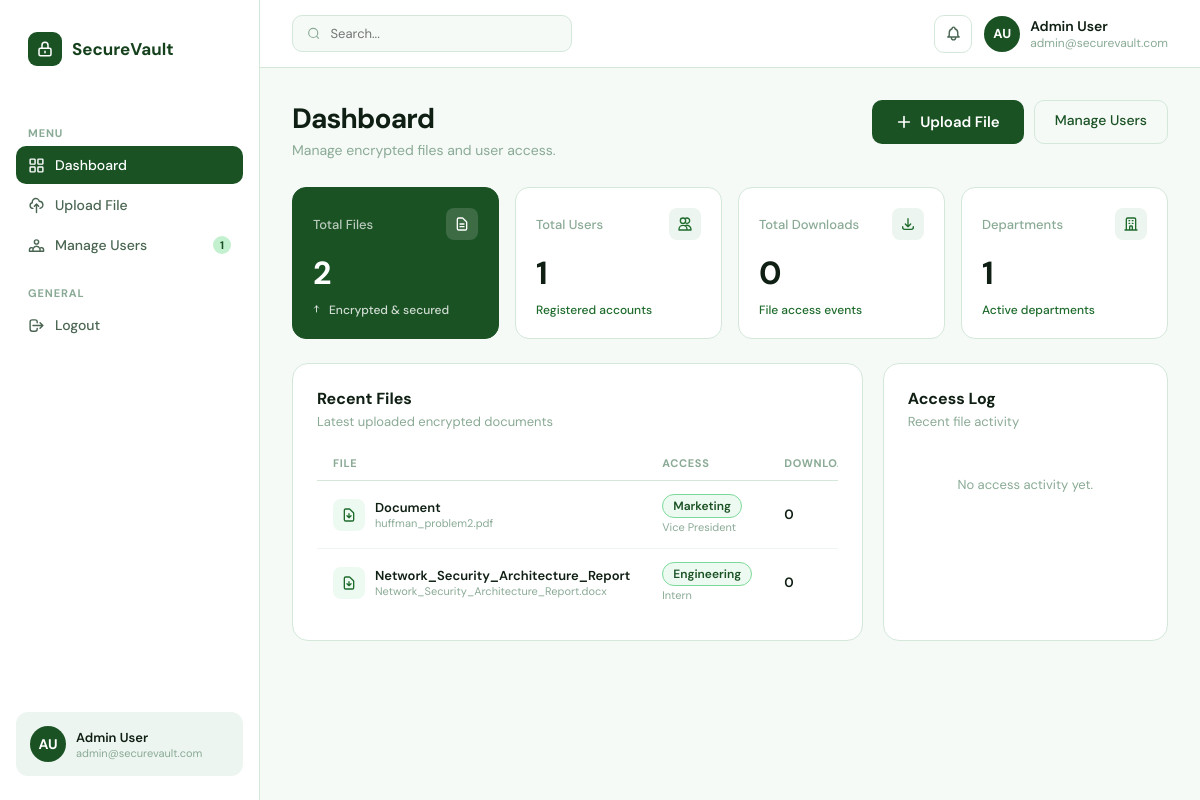
The app's page /admin-dashboard/ (signed in) with its own data.
### core/models.py (models this page shows, shortened)
class User(AbstractBaseUser, PermissionsMixin):
    email = models.EmailField(unique=True)
    first_name = models.CharField(max_length=100)
    last_name = models.CharField(max_length=100)
    department = models.CharField(max_length=50, choices=DEPARTMENT_CHOICES, blank=True)
    role = models.CharField(max_length=50, choices=ROLE_CHOICES, blank=True)
    is_active = models.BooleanField(default=True)
    is_staff = models.BooleanField(default=False)
    is_admin = models.BooleanField(default=False)
    date_joined = models.DateTimeField(auto_now_add=True)
    objects = UserManager()
    USERNAME_FIELD = 'email'
    REQUIRED_FIELDS = ['first_name', 'last_name']
    def get_full_name(self):
        return f"{self.first_name} {self.last_name}"

class EncryptedFile(models.Model):
    title = models.CharField(max_length=255)
    description = models.TextField(blank=True)
    original_filename = models.CharField(max_length=255)
    encrypted_file = models.FileField(upload_to='encrypted_files/')
    encryption_key = models.BinaryField()  # stored encrypted key
    allowed_department = models.CharField(max_length=50, choices=DEPARTMENT_CHOICES)
    allowed_role = models.CharField(max_length=50, choices=ROLE_CHOICES)
    uploaded_by = models.ForeignKey(User, on_delete=models.CASCADE, related_name='uploaded_files')
    uploaded_at = models.DateTimeField(auto_now_add=True)
    file_size = models.BigIntegerField(default=0)
    download_count = models.IntegerField(default=0)
    class Meta:
        ordering = ['-uploaded_at']

### core/views.py (the view)
# urls.py: path('admin-dashboard/', views.admin_dashboard, name='admin_dashboard'),
@login_required
def admin_dashboard(request):
    if not request.user.is_admin:
        return redirect('dashboard')
    total_files = EncryptedFile.objects.count()
    total_users = User.objects.filter(is_admin=False).count()
    total_downloads = FileAccessLog.objects.filter(action='download').count()
    recent_files = EncryptedFile.objects.all()[:8]
    recent_logs = FileAccessLog.objects.select_related('file', 'user').all()[:10]
    dept_stats = User.objects.filter(is_admin=False).values('department').annotate(count=Count('id'))
    return render(request, 'core/admin_dashboard.html', {
        'total_files': total_files,
        'total_users': total_users,
        'total_downloads': total_downloads,
        'recent_files': recent_files,
        'recent_logs': recent_logs,
        'dept_stats': dept_stats,
    })

### core/templates/core/admin_dashboard.html (shortened to what this page needs)
{% extends 'core/base_dashboard.html' %}
{% block sidebar_nav %}
<a href="{% url 'admin_dashboard' %}" class="nav-item active">
  <svg viewBox="0 0 24 24"><rect x="3" y="3" width="7" height="7" rx="1"/><rect x="14" y="3" width="7" height="7" rx="1"/><rect x="3" y="14" width="7" height="7" rx="1"/><rect x="14" y="14" width="7" height="7" rx="1"/></svg>
  Dashboard
</a>
<a href="{% url 'upload_file' %}" class="nav-item">
  <svg viewBox="0 0 24 24"><path stroke-linecap="round" stroke-linejoin="round" d="M7 16a4 4 0 01-.88-7.903A5 5 0 1115.9 6L16 6a5 5 0 011 9.9M15 13l-3-3m0 0l-3 3m3-3v12"/></svg>
  Upload File
</a>
<a href="{% url 'manage_users' %}" class="nav-item">
  <svg viewBox="0 0 24 24"><path stroke-linecap="round" stroke-linejoin="round" d="M17 20h5v-2a3 3 0 00-5.356-1.857M17 20H7m10 0v-2c0-.656-.126-1.283-.356-1.857M7 20H2v-2a3 3 0 015.356-1.857M7 20v-2c0-.656.126-1.283.356-1.857m0 0a5.002 5.002 0 019.288 0M15 7a3 3 0 11-6 0 3 3 0 016 0z"/></svg>
  Manage Users
  {% if total_users %}<span class="nav-badge">{{ total_users }}</span>{% endif %}
</a>
{% endblock %}
{% block dashboard_content %}
<div class="page-header">
  <div>
    <div class="page-title">Dashboard</div>
    <div class="page-subtitle">Manage encrypted files and user access.</div>
  </div>
  <div style="display:flex;gap:10px;">
    <a href="{% url 'upload_file' %}" class="btn-primary">
      <svg width="16" height="16" fill="none" viewBox="0 0 24 24" stroke="currentColor" stroke-width="2.5"><path stroke-linecap="round" stroke-linejoin="round" d="M12 4v16m8-8H4"/></svg>
      Upload File
    </a>
    <a href="{% url 'manage_users' %}" class="btn-outline">Manage Users</a>
  </div>
</div>
<div class="stats-grid">
  <div class="stat-card accent-card">
    <div class="stat-card-header">
      <div class="stat-card-label">Total Files</div>
      <div class="stat-icon" style="background:rgba(255,255,255,0.15);">
        <svg viewBox="0 0 24 24" style="stroke:white;"><path stroke-linecap="round" stroke-linejoin="round" d="M9 12h6m-6 4h6m2 5H7a2 2 0 01-2-2V5a2 2 0 012-2h5.586a1 1 0 01.707.293l5.414 5.414a1 1 0 01.293.707V19a2 2 0 01-2 2z"/></svg>
      </div>
    </div>
    <div class="stat-card-value">{{ total_files }}</div>
    <div class="stat-link">
      <svg width="12" height="12" fill="none" viewBox="0 0 24 24" stroke="currentColor" stroke-width="2"><path stroke-linecap="round" stroke-linejoin="round" d="M7 16V4m0 0L3 8m4-4l4 4"/></svg>
      Encrypted &amp; secured
    </div>
  </div>
  <div class="stat-card">
    <div class="stat-card-header">
      <div class="stat-card-label">Total Users</div>
      <div class="stat-icon">
        <svg viewBox="0 0 24 24"><path stroke-linecap="round" stroke-linejoin="round" d="M12 4.354a4 4 0 110 5.292M15 21H3v-1a6 6 0 0112 0v1zm0 0h6v-1a6 6 0 00-9-5.197M13 7a4 4 0 11-8 0 4 4 0 018 0z"/></svg>
      </div>
    </div>
    <div class="stat-card-value">{{ total_users }}</div>
    <div class="stat-link">Registered accounts</div>
  </div>
  <div class="stat-card">
    <div class="stat-card-header">
      <div class="stat-card-label">Total Downloads</div>
      <div class="stat-icon">
        <svg viewBox="0 0 24 24"><path stroke-linecap="round" stroke-linejoin="round" d="M4 16v1a3 3 0 003 3h10a3 3 0 003-3v-1m-4-4l-4 4m0 0l-4-4m4 4V4"/></svg>
      </div>
    </div>
    <div class="stat-card-value">{{ total_downloads }}</div>
    <div class="stat-link">File access events</div>
  </div>
  <div class="stat-card">
    <div class="stat-card-header">
      <div class="stat-card-label">Departments</div>
      <div class="stat-icon">
        <svg viewBox="0 0 24 24"><path stroke-linecap="round" stroke-linejoin="round" d="M19 21V5a2 2 0 00-2-2H7a2 2 0 00-2 2v16m14 0h2m-2 0h-5m-9 0H3m2 0h5M9 7h1m-1 4h1m4-4h1m-1 4h1m-5 10v-5a1 1 0 011-1h2a1 1 0 011 1v5m-4 0h4"/></svg>
      </div>
    </div>
    <div class="stat-card-value">{{ dept_stats|length }}</div>
    <div class="stat-link">Active departments</div>
  </div>
</div>
<div class="grid-3" style="margin-bottom: 24px;">
  <div class="card" style="padding: 24px;">
    <div class="section-title" style="margin-bottom:4px;">Recent Files</div>
    <div class="section-subtitle">Latest uploaded encrypted documents</div>
    {% if recent_files %}
    <div class="table-wrapper">
      <table>
        <thead>
          <tr>
            <th>File</th>
            <th>Access</th>
            <th>Downloads</th>
          </tr>
        </thead>
        <tbody>
          {% for file in recent_files %}
          <tr>
            <td>
              <div style="display:flex;align-items:center;gap:10px;">
                <div class="file-icon">
                  <svg viewBox="0 0 24 24"><path stroke-linecap="round" stroke-linejoin="round" d="M12 10v6m0 0l-3-3m3 3l3-3m2 8H7a2 2 0 01-2-2V5a2 2 0 012-2h5.586a1 1 0 01.707.293l5.414 5.414a1 1 0 01.293.707V19a2 2 0 01-2 2z"/></svg>
                </div>
                <div>
                  <div style="font-weight:600;font-size:13px;">{{ file.title }}</div>
                  <div style="font-size:11px;color:var(--text-muted);">{{ file.original_filename }}</div>
                </div>
              </div>
            </td>
            <td>
              <span class="badge badge-green">{{ file.get_allowed_department_display }}</span>
              <br><span style="font-size:11px;color:var(--text-muted);">{{ file.get_allowed_role_display }}</span>
            </td>
            <td style="font-weight:600;">{{ file.download_count }}</td>
          </tr>
          {% endfor %}
        </tbody>
      </table>
    </div>
    {% endif %}
  </div>
  <div class="card" style="padding: 24px;">
    <div class="section-title" style="margin-bottom:4px;">Access Log</div>
    <div class="section-subtitle">Recent file activity</div>
    {% if recent_logs %}
    <div style="display:flex;flex-direction:column;gap:0;">
      {% for log in recent_logs %}
      <div style="padding:10px 0;border-bottom:1px solid var(--surface-3);display:flex;align-items:center;gap:10px;">
        <div style="width:28px;height:28px;background:var(--green-50);border-radius:7px;display:flex;align-items:center;justify-content:center;flex-shrink:0;">
          <svg width="14" height="14" fill="none" viewBox="0 0 24 24" stroke="var(--green-600)" stroke-width="2">
            {% if log.action == 'download' %}
            <path stroke-linecap="round" stroke-linejoin="round" d="M4 16v1a3 3 0 003 3h10a3 3 0 003-3v-1m-4-4l-4 4m0 0l-4-4m4 4V4"/>
            {% else %}
            <path stroke-linecap="round" stroke-linejoin="round" d="M15 12a3 3 0 11-6 0 3 3 0 016 0z"/><path stroke-linecap="round" stroke-linejoin="round" d="M2.458 12C3.732 7.943 7.523 5 12 5c4.478 0 8.268 2.943 9.542 7-1.274 4.057-5.064 7-9.542 7-4.477 0-8.268-2.943-9.542-7z"/>
            {% endif %}
          </svg>
        </div>
        <div style="flex:1;min-width:0;">
          <div style="font-size:12px;font-weight:600;white-space:nowrap;overflow:hidden;text-overflow:ellipsis;">{{ log.file.title }}</div>
          <div style="font-size:11px;color:var(--text-muted);">{{ log.user.get_full_name }} · {{ log.action }}</div>
        </div>
        <div style="font-size:11px;color:var(--text-muted);flex-shrink:0;">{{ log.accessed_at|date:"M d" }}</div>
      </div>
      {% endfor %}
    </div>
    {% else %}
    <div class="empty-state" style="padding:30px 0;">
      <p style="font-size:13px;">No access activity yet.</p>
    </div>
    {% endif %}
  </div>
</div>
{% endblock %}

### core/templates/core/base_dashboard.html (shortened to what this page needs)
{% extends 'core/base.html' %}
{% block content %}
<div class="sidebar">
  <div class="sidebar-logo">
    <div class="logo-icon">
      <svg fill="none" viewBox="0 0 24 24" stroke="white" stroke-width="2" width="18" height="18">
        <path stroke-linecap="round" stroke-linejoin="round" d="M12 15v2m-6 4h12a2 2 0 002-2v-6a2 2 0 00-2-2H6a2 2 0 00-2 2v6a2 2 0 002 2zm10-10V7a4 4 0 00-8 0v4h8z"/>
      </svg>
    </div>
    SecureVault
  </div>
  <div class="nav-section-label">Menu</div>
  {% block sidebar_nav %}{% endblock %}
  <div class="nav-section-label">General</div>
  <a href="{% url 'logout' %}" class="nav-item">
    <svg viewBox="0 0 24 24"><path stroke-linecap="round" stroke-linejoin="round" d="M17 16l4-4m0 0l-4-4m4 4H7m6 4v1a3 3 0 01-3 3H6a3 3 0 01-3-3V7a3 3 0 013-3h4a3 3 0 013 3v1"/></svg>
    Logout
  </a>
  <div class="sidebar-bottom">
    <div class="user-card">
      <div class="user-avatar">{{ request.user.first_name.0 }}{{ request.user.last_name.0 }}</div>
      <div class="user-info">
        <div class="user-name">{{ request.user.get_full_name }}</div>
        <div class="user-email">{{ request.user.email }}</div>
      </div>
    </div>
  </div>
</div>
<div class="main-content">
  <div class="topbar">
    <div class="search-bar">
      <svg width="15" height="15" fill="none" viewBox="0 0 24 24" stroke="currentColor" stroke-width="2"><circle cx="11" cy="11" r="8"/><path d="M21 21l-4.35-4.35"/></svg>
      <input type="text" placeholder="Search...">
    </div>
    <div class="topbar-right">
      <button class="icon-btn">
        <svg viewBox="0 0 24 24"><path stroke-linecap="round" stroke-linejoin="round" d="M15 17h5l-1.405-1.405A2.032 2.032 0 0118 14.158V11a6.002 6.002 0 00-4-5.659V5a2 2 0 10-4 0v.341C7.67 6.165 6 8.388 6 11v3.159c0 .538-.214 1.055-.595 1.436L4 17h5m6 0v1a3 3 0 11-6 0v-1m6 0H9"/></svg>
      </button>
      <div class="topbar-user">
        <div class="topbar-avatar">{{ request.user.first_name.0 }}{{ request.user.last_name.0 }}</div>
        <div>
          <div class="topbar-name">{{ request.user.get_full_name }}</div>
          <div class="topbar-email">{{ request.user.email }}</div>
        </div>
      </div>
    </div>
  </div>
  <div class="page-body">
    {% block dashboard_content %}{% endblock %}
  </div>
</div>
{% endblock %}

### core/templates/core/base.html (shortened to what this page needs)
<!DOCTYPE html>
<html lang="en">
<head>
</head>
<body>
{% block content %}{% endblock %}
</body>
</html>

### core/templates/core/base.html (style rules this page uses)
:root { --green-950: #0a1f0e; --green-900: #0f2d14; --green-800: #14401c; --green-700: #1a5224; --green-600: #1e6b2c; --green-500: #22843a; --green-400: #2ba048; --green-300: #3dbf5a; --green-200: #7dd99a; --green-100: #c3f0ce; --green-50: #edfaf1; --accent: #22843a; --accent-light: #3dbf5a; --text-primary: #0f1f13; --text-secondary: #4a6552; --text-muted: #8aaa95; --border: #d4e8da; --surface: #ffffff; --surface-2: #f5faf7; --surface-3: #edf5f0; }
*, *::before, *::after { box-sizing: border-box; margin: 0; padding: 0; }
body { font-family: 'DM Sans', sans-serif; background: var(--surface-2); color: var(--text-primary); }
a { text-decoration: none; color: inherit; }
input, select, textarea, button { font-family: inherit; }
.btn-primary { background: var(--green-700); color: white; border: none; padding: 12px 24px; border-radius: 10px; font-size: 15px; font-weight: 600; cursor: pointer; transition: all 0.2s; display: inline-flex; align-items: center; gap: 8px; }
.btn-outline { background: transparent; color: var(--green-700); border: 1.5px solid var(--border); padding: 10px 20px; border-radius: 10px; font-size: 14px; font-weight: 500; cursor: pointer; transition: all 0.2s; }
.card { background: var(--surface); border-radius: 16px; border: 1px solid var(--border); overflow: hidden; }
.badge { display: inline-flex; align-items: center; padding: 3px 10px; border-radius: 20px; font-size: 12px; font-weight: 600; }
.badge-green { background: var(--green-50); color: var(--green-700); border: 1px solid var(--green-200); }

### records on screen
User: user.first_name.0 "A", user.last_name.0 "U", user.get_full_name "Admin User", user.email "admin@securevault.com"
EncryptedFile: title "Document", original_filename "huffman_problem2.pdf", allowed_department "Marketing", allowed_role "Vice President", download_count "0"
EncryptedFile: title "Network_Security_Architecture_Report", original_filename "Network_Security_Architecture_Report.docx", allowed_department "Engineering", allowed_role "Intern", download_count "0"

### other values on screen
{{ total_users }} "1"
{{ total_files }} "2"
{{ total_downloads }} "0"
{{ dept_stats|length }} "1"
